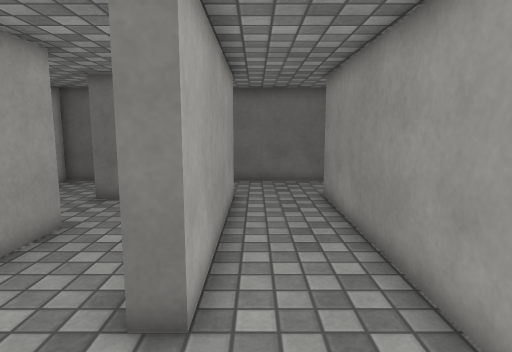
[1] (above)

24 first-person views from a walk through a scene from a Unity 3-D project. The camera is 1.2 m above the floor, tilts 8° down and sees 75° across. The floor is counted in squares, 0.5 m on a side. Each view is taken from the middle of a square. On the plan, view 1 faces up. The plan holds only what a view shows up to about 20 squares ahead; the rest is blank. The place goes on beyond the plan. The player character is not drawn. Surface patterns are stand-ins for the level's own textures.

[2]
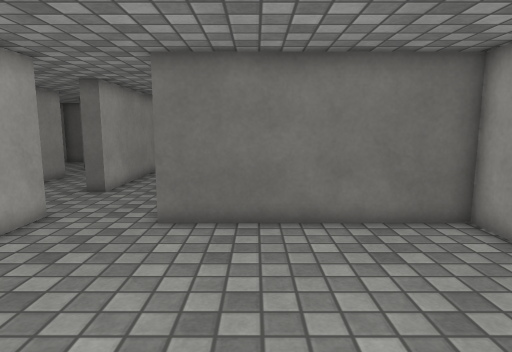

[3]
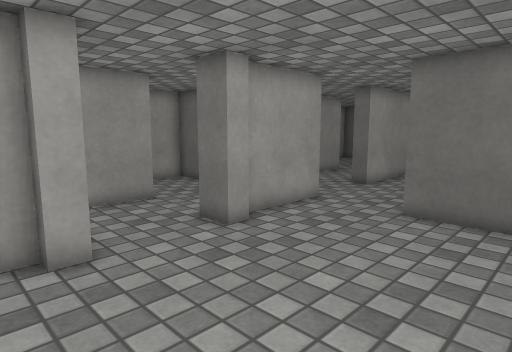

[4]
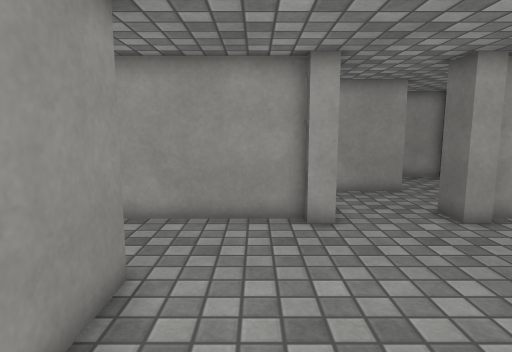

[5]
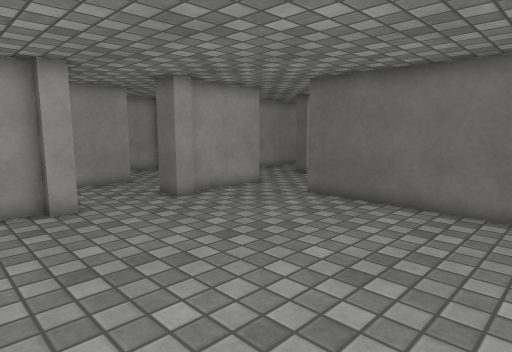

[6]
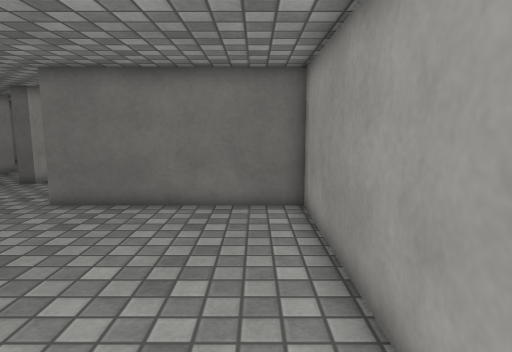

[7]
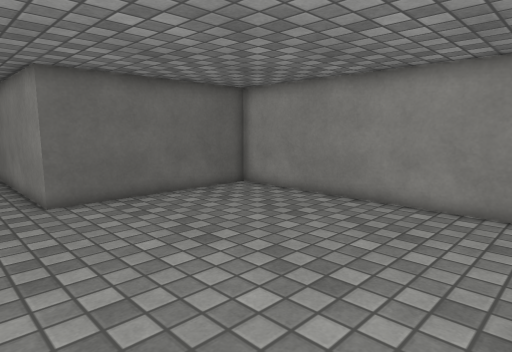

[8]
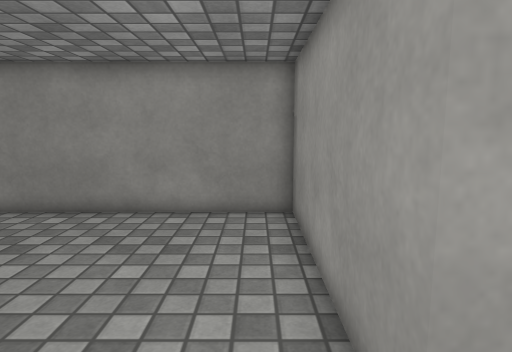

[9]
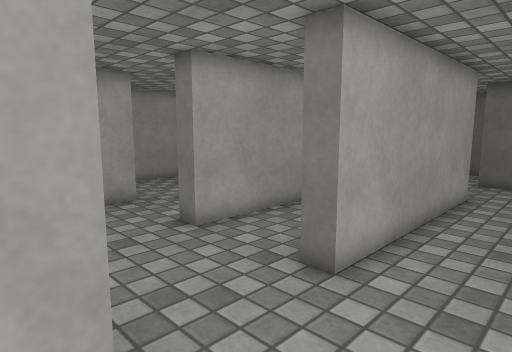

[10]
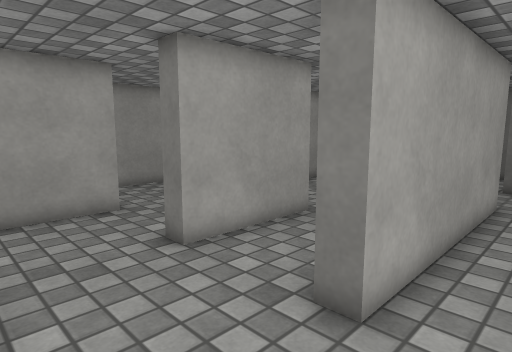

[11]
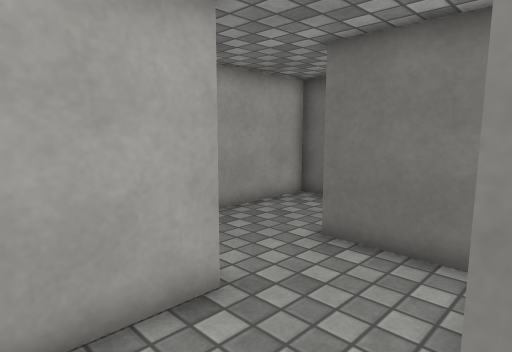

[12]
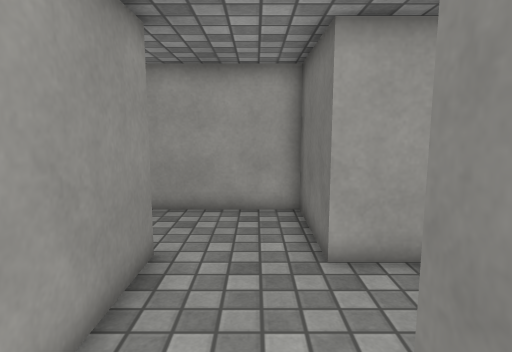

[13]
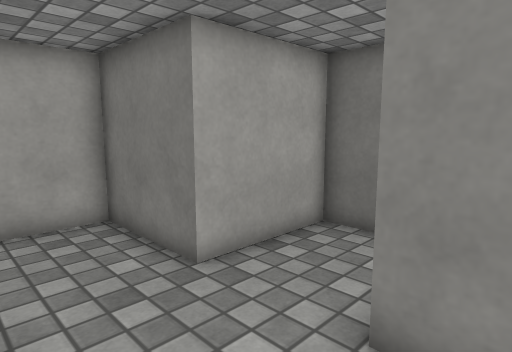

[14]
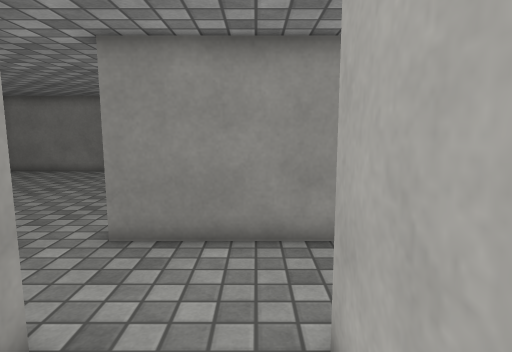

[15]
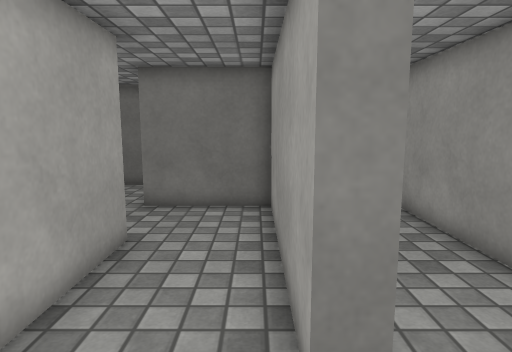

[16]
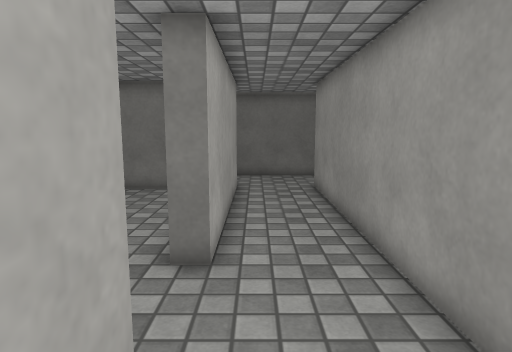

[17]
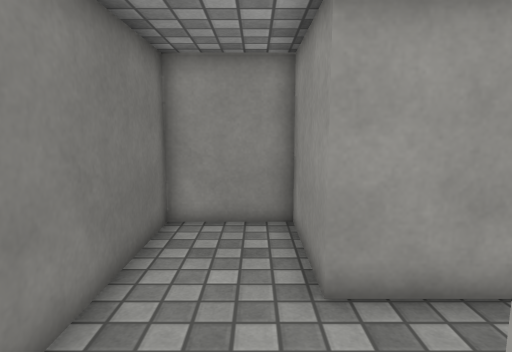

[18]
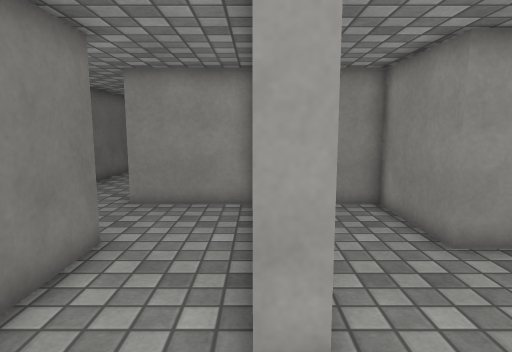

[19]
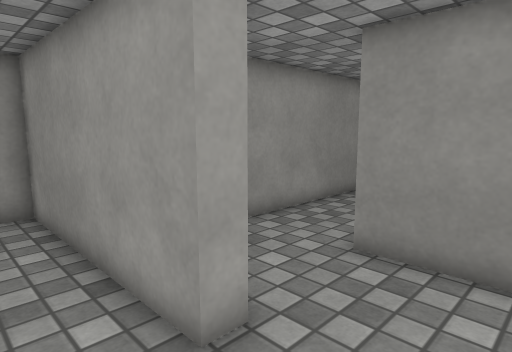

[20]
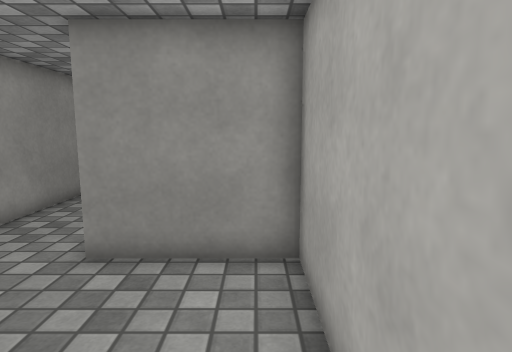

[21]
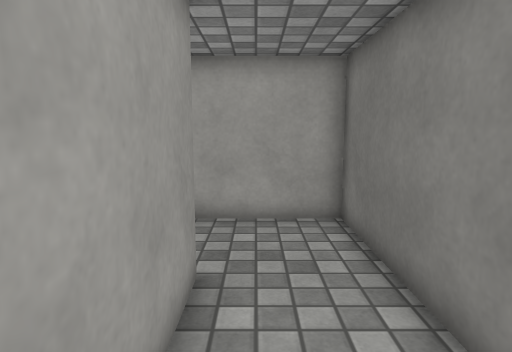

[22]
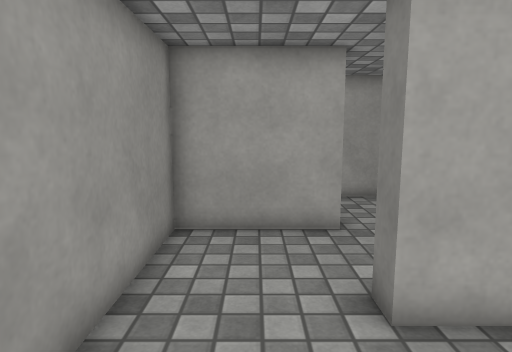

[23]
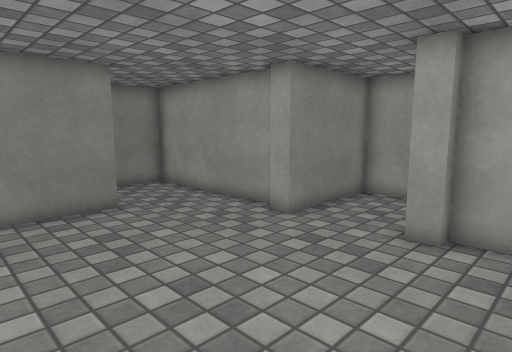

[24]
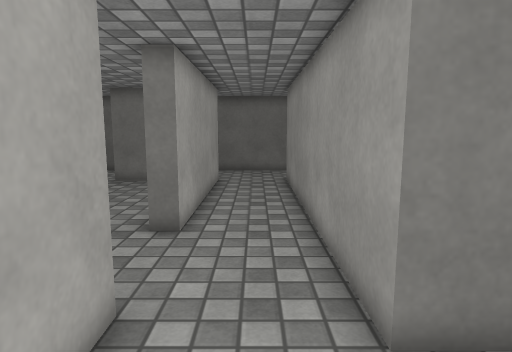

### Floor plan
Points are (right, up) in squares from view 1. A wall is a line through its corners. A room is listed if a view was taken in it or the views show most of it. See-through windows are left out.
Room 1 (views 1, 2, 3, 4, 5, 6, 7, 8, 9, 10, 16, 23, 24)
walls: (-0.8, 0) (-0.8, -4) (-0.3, -4) (-0.3, -4.7); (-0.3, -8) (-0.3, -8.7) (-0.8, -8.7) (-0.8, -13.5); (2.9, -12.6) (2.9, -12.1) (10.5, -12.1) (10.5, -0.7) (2.5, -0.7) (2.5, 12) (6.5, 12) (6.5, 15.3) (-1.2, 15.3); (-0.8, 12) (-0.8, 3.7)
ways out: opening at (-1.5, 2) to room 3; opening at (-1, 13.5) to room 4; opening at (-1.5, -6)
Room 2 (view 11)
walls: (-8.8, 4.1) (-8.8, 0) (-4.6, 0); (-4.8, 3.7) (-5.6, 3.7)
ways out: opening at (-5.5, 2) to room 3; opening at (-7.5, 4)
Room 3 (views 12, 13, 14, 15, 22)
walls: (-4.8, 8.1) (-4.8, 3.7); (-0.8, 3.7) (-1.5, 3.7) (-1.5, 11.3) (-5.6, 11.3); (-9.2, 8) (-5.2, 8); (-4.6, 0) (-0.8, 0); (-6.9, 15.3) (-8.8, 15.3) (-8.8, 11.3)
ways out: opening at (-1.5, 2) to room 1; opening at (-5.5, 2) to room 2; opening at (-9, 9.5) to room 6
Room 4 (views 17, 18)
walls: (-1.2, 15.3) (-1.2, 16); (-4.8, 16.4) (-4.8, 12) (-0.8, 12)
ways out: opening at (-1, 13.5) to room 1; opening at (-3, 15.5) to room 5
Room 5 (views 19, 20, 21)
walls: (-1.2, 16) (6.5, 16) (6.5, 18.4); (2.9, 19.3) (-4.8, 19.3) (-4.8, 16.4)
ways out: opening at (-3, 15.5) to room 4; opening at (4, 19.5)
Room 6 (no view inside)
walls: (-8.8, 11.3) (-12.8, 11.3) (-12.8, 8.4)
ways out: opening at (-9, 9.5) to room 3; opening at (-11, 7.5)

Positions as (right, up) in squares from view 1, and headings:
1: (0, 0), facing up
2: (5, -9), facing up
3: (6, -10), facing up-left
4: (8, -10), facing left
5: (10, -11), facing up-left
6: (9, -11), facing up
7: (0, -12), facing up-right
8: (1, -11), facing right
9: (2, -1), facing up-left
10: (1, 0), facing up-left
11: (-5, 1), facing up-left
12: (-3, 10), facing left
13: (-4, 8), facing up-left
14: (-4, 7), facing down
15: (-2, 1), facing up
16: (0, -2), facing up
17: (-2, 13), facing right
18: (-4, 16), facing right
19: (-4, 18), facing down-right
20: (-4, 18), facing down
21: (4, 17), facing left
22: (-1, 2), facing left
23: (7, -2), facing down-left
24: (1, -4), facing up
